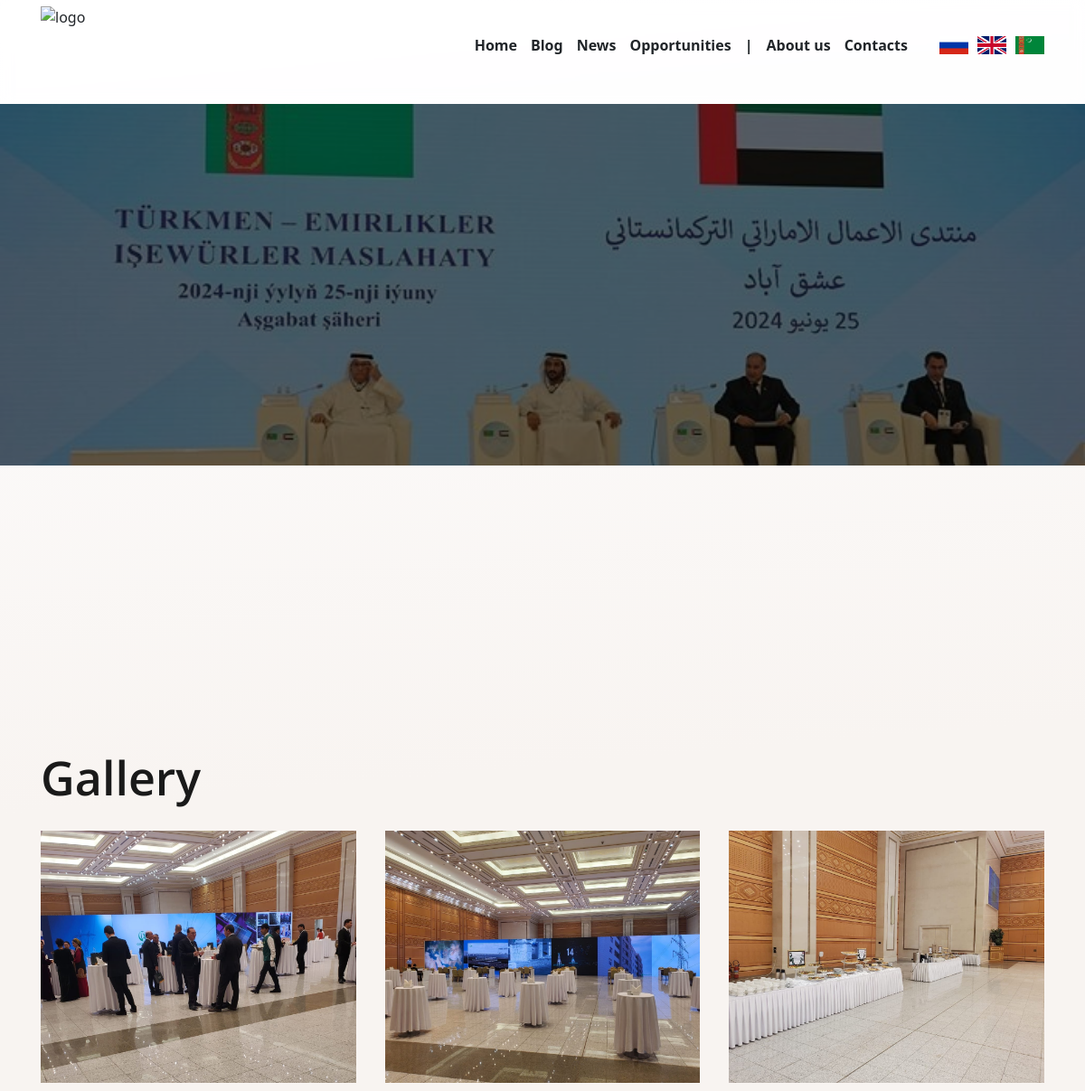
The app's page /en/about/gallery/6/ (upper part), older data.
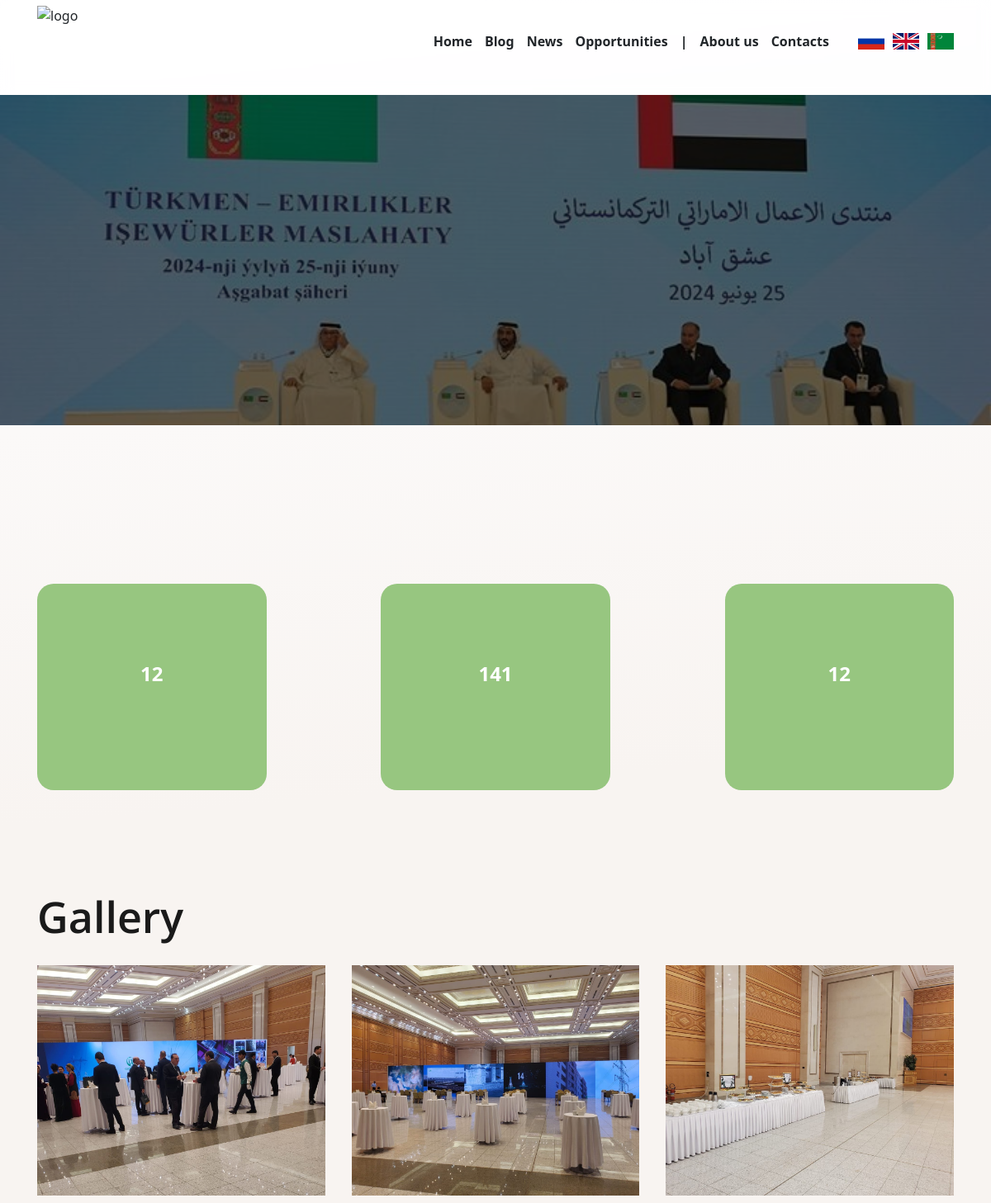
The same page, newer data.
### about/models.py (models this page shows, shortened)
class Project(TranslatableModel):
	translations = TranslatedFields(
		title = models.CharField(max_length=255, verbose_name='Название проекта', blank=True, null=True),
		descr = RichTextUploadingField(verbose_name='Описание короткое', blank=True, null=True),
		descr_full = RichTextField(verbose_name='Описание полное', blank=True, null=True),
		pdf = models.FileField(upload_to='project_pdfs/', blank=True, null=True, verbose_name='Презентация (PDF)')
	)
	video = models.FileField(upload_to='project-videos/',  blank=True, null=True, verbose_name='видео если присутствует')
	image = models.ImageField(upload_to='projects__card/', verbose_name='Изображение')
	created_at = models.DateTimeField(auto_now_add=True, verbose_name='Дата создания')
	class Meta:
		verbose_name = 'Проект'
		verbose_name_plural = 'Проекты'
		ordering = ['-created_at']

class ProjectImage(models.Model):
	project = models.ForeignKey(Project, related_name='images', on_delete=models.CASCADE, verbose_name='Проект')
	image = models.ImageField(upload_to='gallery/', verbose_name='Изображение')
	caption = models.CharField(max_length=255, null=True, verbose_name='Подпись к изображению alt и Slug для ссылок')
	class Meta:
		verbose_name = 'Фото галереи'
		verbose_name_plural = 'Фото галереи'

class Statistic(TranslatableModel):
	translations = TranslatedFields(
		title = models.CharField(verbose_name='имя пункта', blank=True, null=True, max_length=255),
	)
	num = models.CharField(verbose_name='в цифрах', blank=True, null=True, max_length=255)
	created_at = models.DateTimeField(auto_now_add=True, verbose_name='Дата создания')
	class Meta:
		verbose_name = 'Статистика'
		verbose_name_plural = 'Статистики'
		ordering = ['-created_at']

### about/views.py (the view)
# urls.py: path('gallery/<int:pk>/', views.gallery, name='gallery')
def gallery(request, pk):
	project = get_object_or_404(Project, pk=pk)
	image = project.images.all()
	statistic = Statistic.objects.all()
	return render(request, 'about/gallery.html', { 'image' : image , 'project' : project, 'statistic' : statistic})

### event/models.py (called while the page is built)
	def get_absolute_url(self):
		from django.urls import reverse
		return reverse('event_detail', kwargs={'slug': self.slug})

### tmt/context_processors.py (called while the page is built)
def event_url(request):
    try:
        event = Event.objects.first()
        if event:
            return {"event_url": event.get_absolute_url()}
    except Event.DoesNotExist:
        pass
    return {}

### about/templates/about/gallery.html (shortened to what this page needs)
{% extends "main/base.html" %}
{% load i18n %}
{% load custom_filters %}
{% load static %}
{% block extracss %}
<link rel="stylesheet" type="text/css" href="{% static 'about/css/gallery.css' %}">
{% endblock extracss %}
{% block content %}
<section class="promo" style="background-image: url('{{ project.image.url }}');">
</section>
<section class="about">
</section>
<section class="statistic">
	<div class="container">
		<div class="statistic__wrapper">
			{% for s in statistic %}
			<div class="statistic__item">
				<div class="statistic__num">{{ s.num }}</div>
			</div>
			{% endfor %}
		</div>
	</div>
</section>
<section class="gallery">
	<div class="container">
		<h1 class="title">{% trans 'Gallery' %}</h1>
		<div class="gallery__wrapper">
			{% for item in image %}
			<div class="gallery__item">
				<img src="{{ item.image.url }}" alt="{{ item.caption }}">
			</div>
			{% endfor %}
		</div>
	</div>
</section>
{% endblock content %}

### main/templates/main/base.html (shortened to what this page needs)
{% load i18n %}
{% load static %}
<!DOCTYPE html>
<html>
<head>
    <link href="{% static 'main/css/hamburger.css' %}" rel="stylesheet">
    <link rel="stylesheet" type="text/css" href="{% static 'main/css/container.css' %}">
    <link rel="stylesheet" type="text/css" href="{% static 'main/css/reset.css' %}">
    <link rel="stylesheet" href="{% static 'main/css/aos.css' %}" />
    <link rel="stylesheet" href="{% static 'main/css/fancybox.css' %}">
    <link rel="stylesheet" type="text/css" href="{% static 'main/css/base.css' %}">
	{% block extracss %}{% endblock %}
    {% load i18n %}
</head>
<body>
    <header class="header">
        <div class="container">
            <div class="header__wrapper">
                <a href="{% url "home" %}" class='logo'><img src="{% static 'main/img/logo.png' %}" alt="logo"></a>
                <ul class="nav">
                    <li class="nav__item"><a href="{% url 'home' %}">{% trans "Home" %} </a></li>
                    <li class="nav__item"><a href="{% url "blog" %}">{% trans "Blog" %}</a></li>
                    <li class="nav__item"><a href="{% url 'news_list' %}">{% trans "News" %}</a></li>
                    <li class="nav__item"><a href="{% url 'tenders' %}">{% trans "Opportunities" %}</a></li>
                    <li>|</li>
                    <li class="nav__item nav__about"><a href="{% url "about" %}">{% trans "About us" %} </a></li>
                    <li class="nav__item"><a href="{% url "contact" %}">{% trans "Contacts" %}</a></li>
                    <form action="{% url 'set_language' %}" method="post" style="display: flex; gap: 10px; align-items: center; margin-left: 20px;">
                        <button type="submit" name="language" value="ru" style="background: none; border: none; padding: 0; ">
                            <img src="{% static 'main/img/ru.png' %}" alt="Русский" style="width: 32px; height: 20px; cursor: pointer; ">
                        </button>
                        <button type="submit" name="language" value="en" style="background: none; border: none; padding: 0;">
                            <img src="{% static 'main/img/en.png' %}" alt="English" style="width: 32px; height: 20px; cursor: pointer;">
                        </button>
                        <button type="submit" name="language" value="tk" style="background: none; border: none; padding: 0;">
                            <img src="{% static 'main/img/tk.png' %}" alt="Türkmen dili" style="width: 32px; height: 20px; cursor: pointer;">
                        </button>
                    </form>
                </ul>
            </div>
        </div>
    </header>
    <main class="main">
        {% block content %}{% endblock %}
    </main>
</body>
</html>

### static/main/css/container.css (style rules this page uses)
.container { width: 100%; padding-right: 15px; padding-left: 15px; margin-right: auto; margin-left: auto; }
@media (min-width: 576px) { .container { max-width: 540px; } }
@media (min-width: 768px) { .container { max-width: 720px; } }
@media (min-width: 992px) { .container { max-width: 960px; } }
@media (min-width: 1200px) { .container { max-width: 1140px; } }

### main/static/main/css/base.css (style rules this page uses)
.title { font-family: 'Open sans'; font-style: normal; font-weight: 600; font-size: 52px; color: #1A1A1A; }
html { overflow-x: hidden; scroll-behavior: smooth; }
body { background-image: linear-gradient(-5deg,#f8f4f1 60%,#fefeff 98%); width: 100%; overflow-x: hidden; }
.header { width: 100%; height: 115px; padding: 7px 0; background-color: rgba(255, 255, 255, .5); backdrop-filter: blur(7px); z-index: 3; position: relative; top: 0; transition: all 0.3s ease-in-out; }
.header__wrapper { display: flex; justify-content: space-between; }
.logo img { height: 85px; }
.nav { display: flex; justify-content: center; align-items: center; gap: 15px; font-weight: 600; }

### about/static/about/css/gallery.css (style rules this page uses)
.gallery { padding: 50px 0; }
.gallery__wrapper { margin-top: 20px; display: grid; grid-template-columns: repeat(3,1fr); gap: 60px 32px; }
.gallery__item { max-width: 410px; max-height: 615px; overflow: hidden; }
.gallery__item img { width: 100%; height: 100%; object-fit: cover; object-position: center; }
.promo { position: relative; height: 50vh; background-repeat: no-repeat; background-position: center; background-size: cover; display: flex; flex-direction: column; justify-content: flex-end; padding: 2rem 0; }
.promo::after { content: ''; background-color: rgba( 0,0,0,.6); position: absolute; top: 0; left: 0; width: 100%; height: 100%; z-index: 2; }
.about { padding: 4rem 0; }
.statistic { padding: 4rem 0; }
.statistic__wrapper { display: flex; align-items: center; justify-content: space-between; gap: 2rem; flex-wrap: wrap; }
.statistic__item { display: flex; flex-direction: column; justify-content: center; align-items: center; padding: 0 4rem; height: 250px; width: 25%; background-color: #97c680; border-radius: 20px; }
.statistic__num { font-size: 24px; font-weight: 800; color: #fff; }

Row changes from the older to the newer data that the page shows:
added Statistic: num "12"
added Statistic: num "141"
added Statistic: num "12"
